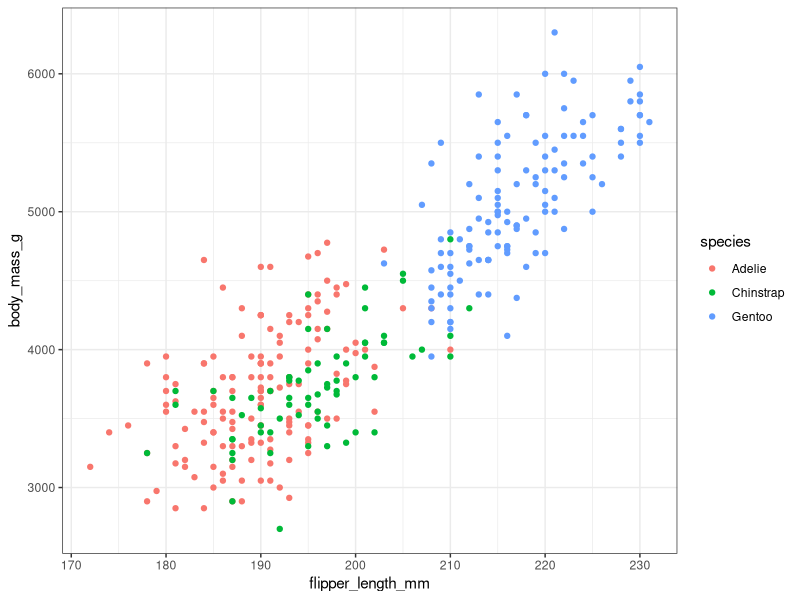
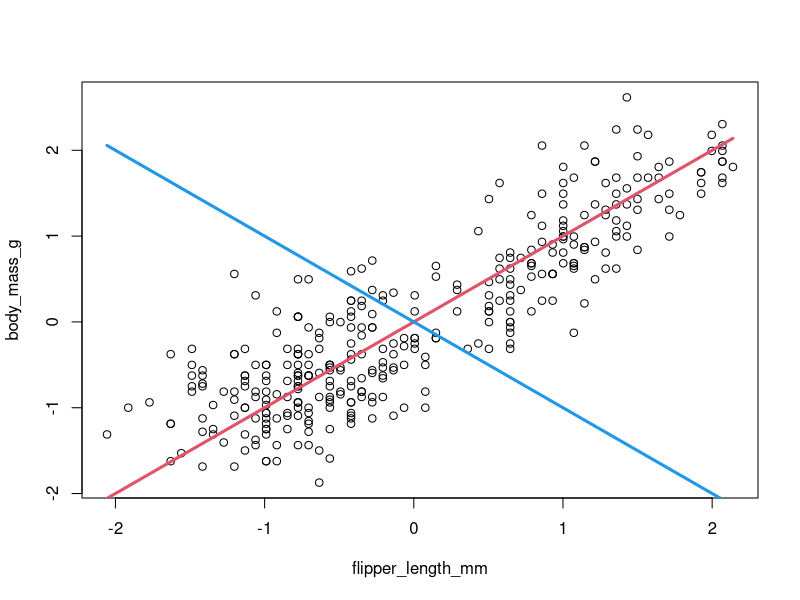
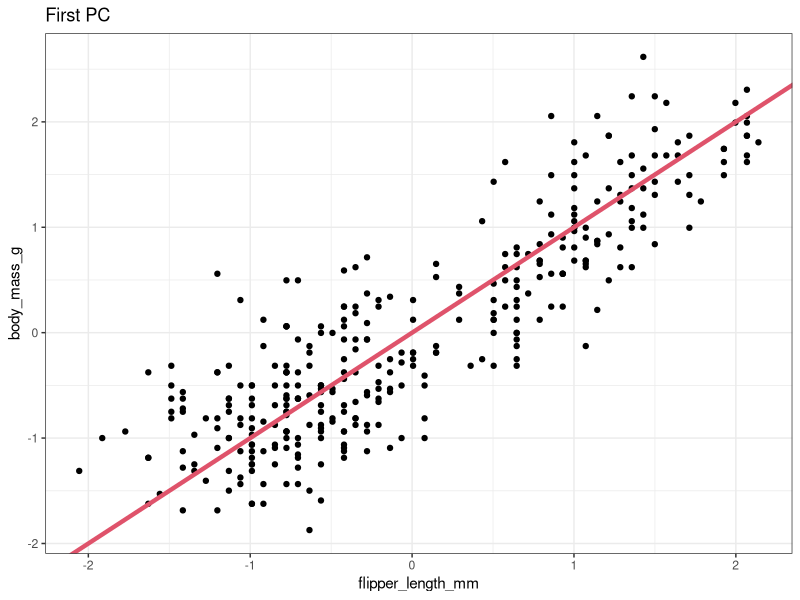
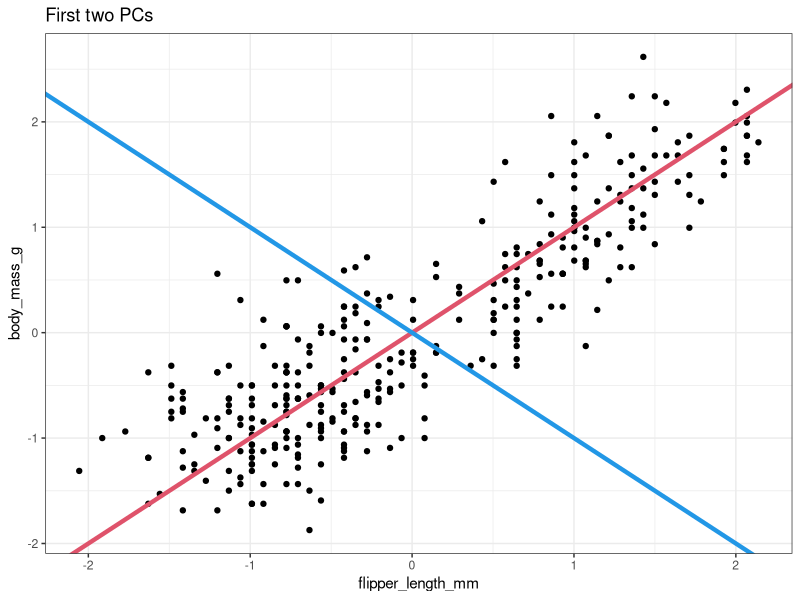
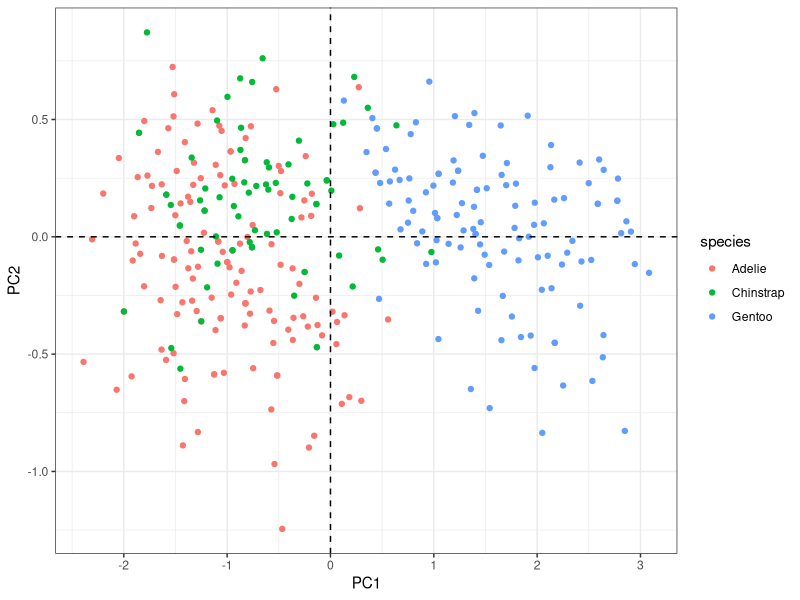

These figures' R source, in order:
library(palmerpenguins)
library(ggplot2)
theme_set(theme_bw())

data("penguins")
ggplot(penguins, aes(x = flipper_length_mm, y = body_mass_g, color = species)) +
geom_point()

xy <- na.omit(penguins[,c("flipper_length_mm", "body_mass_g")])
xynorm <- scale(xy, scale = TRUE, center = TRUE)
e <- eigen(cov(xynorm))

plot(xynorm)
lines(xynorm[,1], e$vectors[2,1]/e$vectors[1,1] * xynorm[,1], col=2, lwd=3)
lines(xynorm[,1], e$vectors[2,2]/e$vectors[1,2] * xynorm[,1], col=4, lwd=3)

ggplot(as.data.frame(xynorm), aes(x = flipper_length_mm, y = body_mass_g)) +
    geom_point() +
    geom_abline(intercept = 0, slope = e$vectors[2,1]/e$vectors[1,1], color=palette()[2], size=1.5) +
    ggtitle("First PC")

ggplot(as.data.frame(xynorm), aes(x = flipper_length_mm, y = body_mass_g)) +
    geom_point() +
    geom_abline(intercept = 0, slope = e$vectors[2,1]/e$vectors[1,1], color=palette()[2], size=1.5) +
    geom_abline(intercept = 0, slope = e$vectors[2,2]/e$vectors[1,2], color=palette()[4], size=1.5) +
    ggtitle("First two PCs")

penguins <- na.omit(penguins)
pca <- prcomp(penguins[,c("flipper_length_mm", "body_mass_g")], scale. = TRUE)
df <- cbind(as.data.frame(pca$x), species=penguins$species)

ggplot(df, aes(x = PC1, y = PC2, color = species)) +
    geom_point() +
    geom_vline(xintercept=0, linetype = "dashed") +
    geom_hline(yintercept=0, linetype = "dashed")
